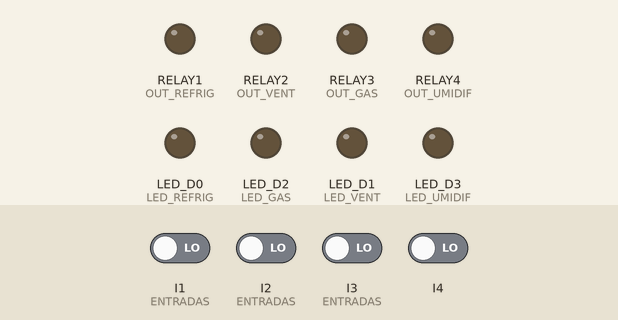
Recording of a sketch running on a simulated Arduino Opta. Parts: output pins drawn as LEDs (lit = HIGH). The inputs (shaded band) are chosen by the test bench; at power-on: I1 (ENTRADAS), I2 (ENTRADAS), I3 (ENTRADAS), I4 LOW.

Above: at 1.2 s.
1.3 s: I1 (ENTRADAS) driven HIGH
At 1.7 s:
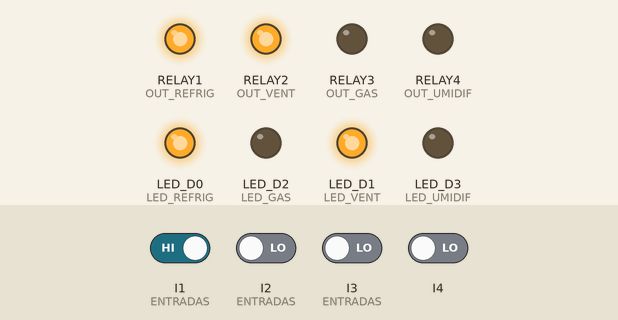
2.8 s: I3 (ENTRADAS) driven HIGH
At 4.0 s:
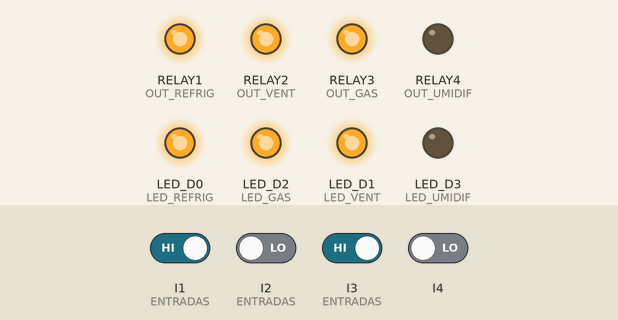
4.3 s: I4 driven HIGH
At 5.2 s:
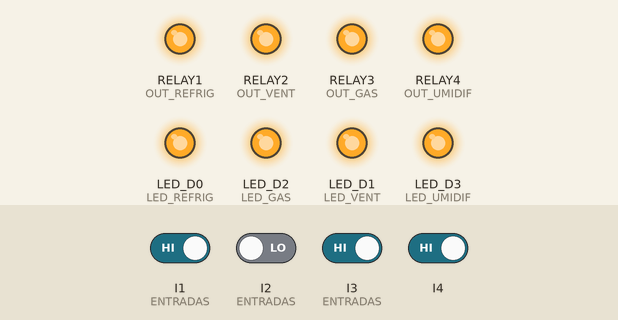
5.8 s: I1 (ENTRADAS) driven LOW
At 6.3 s:
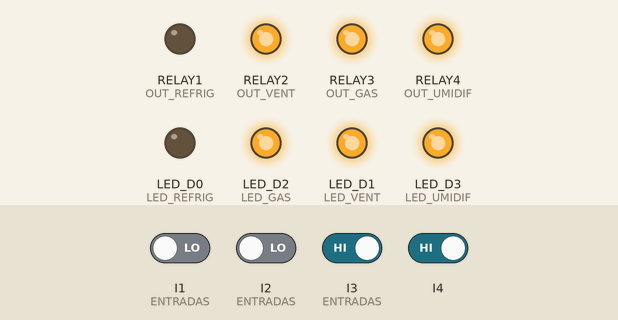
7.3 s: I3 (ENTRADAS) driven LOW
At 8.5 s:
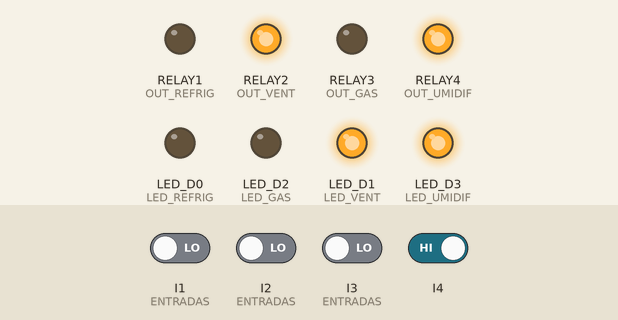
8.8 s: I1 (ENTRADAS) driven HIGH
At 9.9 s:
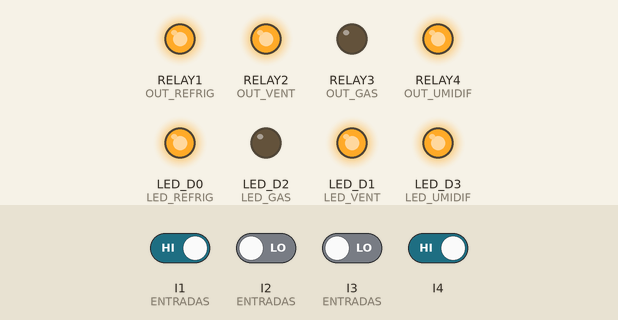
Timing chart, 0 to 11.3 s (numbered marks = the images above; inputs shaded):
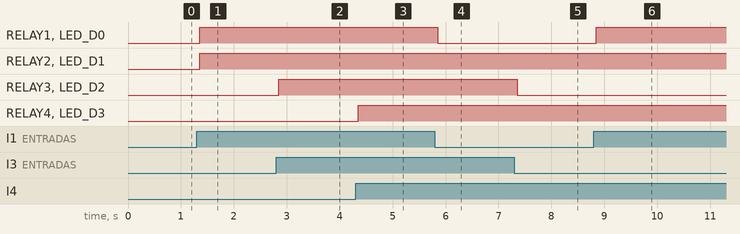

Measured:
- after the input at 1.3 s, RELAY1 (OUT_REFRIG), RELAY2 (OUT_VENT), LED_D0 (LED_REFRIG), LED_D1 (LED_VENT): LOW → HIGH after 0.05 s
- after the input at 2.8 s, RELAY3 (OUT_GAS), LED_D2 (LED_GAS): LOW → HIGH after 0.05 s
- after the input at 4.3 s, RELAY4 (OUT_UMIDIF), LED_D3 (LED_UMIDIF): LOW → HIGH after 0.05 s
- after the input at 5.8 s, RELAY1 (OUT_REFRIG), LED_D0 (LED_REFRIG): HIGH → LOW after 0.05 s
- after the input at 7.3 s, RELAY3 (OUT_GAS), LED_D2 (LED_GAS): HIGH → LOW after 0.05 s
- after the input at 8.8 s, RELAY1 (OUT_REFRIG), LED_D0 (LED_REFRIG): LOW → HIGH after 0.05 s

The sketch:

sketch_disbraban_offline_V1.2.ino
```cpp
/*
  ======================================================================
  AX CONTROL - FASE 1: LIGAÇÃO PURIFICADA DE CAMPO
  - Gás totalmente manual (passthrough sem timer)
  - Intertravamento de ventilação mantido
  - LEDs do painel frontal sincronizados com os relés
  ======================================================================
*/

#include <Arduino.h>

// --- MAPEAMENTO DE ENTRADAS ---
const int IN_REFRIG  = A0; // I1: Chave Refrigeração
const int IN_VENT    = A1; // I2: Chave Ventilação
const int IN_GAS     = A2; // I3: Chave Gás Etil (Sem Timer)
const int IN_UMIDIF  = A3; // I4: Chave Umidificador

// --- MAPEAMENTO DE SAÍDAS (Relés Físicos) ---
const int OUT_REFRIG = D0; // Vai para o R1 (Sitrad)
const int OUT_VENT   = D1; // Vai para o R2 (Ventilação)
const int OUT_GAS    = D2; // Vai para o R3 (Gás Etil)
const int OUT_UMIDIF = D3; // Vai para o R4 (Umidificador)

// --- MAPEAMENTO DE SAÍDAS (LEDs do Painel Frontal) ---
const int LED_REFRIG = LED_D0;
const int LED_VENT   = LED_D1;
const int LED_GAS    = LED_D2;
const int LED_UMIDIF = LED_D3;

// --- CONFIGURAÇÃO DE DEBOUNCE ANTI-RUÍDO ---
const int NUM_ENTRADAS = 4;
const int ENTRADAS[NUM_ENTRADAS] = {IN_REFRIG, IN_VENT, IN_GAS, IN_UMIDIF};

const unsigned long DEBOUNCE_DELAY = 50;
bool estadoEstavel[NUM_ENTRADAS] = {LOW, LOW, LOW, LOW};
bool ultimoLeitura[NUM_ENTRADAS] = {LOW, LOW, LOW, LOW};
unsigned long ultimoTempoDebounce[NUM_ENTRADAS] = {0, 0, 0, 0};

void setup() {
  Serial.begin(115200);

  // Configuração das Entradas
  for (int i = 0; i < NUM_ENTRADAS; i++) {
    pinMode(ENTRADAS[i], INPUT);
  }

  // Configuração dos Relés de Potência
  pinMode(OUT_REFRIG, OUTPUT);
  pinMode(OUT_VENT, OUTPUT);
  pinMode(OUT_GAS, OUTPUT);
  pinMode(OUT_UMIDIF, OUTPUT);

  // Configuração dos LEDs do Painel
  pinMode(LED_REFRIG, OUTPUT);
  pinMode(LED_VENT, OUTPUT);
  pinMode(LED_GAS, OUTPUT);
  pinMode(LED_UMIDIF, OUTPUT);

  // Garantia de Segurança: Força TUDO a iniciar desligado
  digitalWrite(OUT_REFRIG, LOW); digitalWrite(LED_REFRIG, LOW);
  digitalWrite(OUT_VENT, LOW);   digitalWrite(LED_VENT, LOW);
  digitalWrite(OUT_GAS, LOW);    digitalWrite(LED_GAS, LOW);
  digitalWrite(OUT_UMIDIF, LOW); digitalWrite(LED_UMIDIF, LOW);
}

void loop() {
  unsigned long agora = millis();

  // ========================================================================
  // 1. LEITURA FÍSICA DAS CHAVES (FILTRO DE RUÍDO EM LOOP)
  // ========================================================================
  for (int i = 0; i < NUM_ENTRADAS; i++) {
    bool leituraAtual = digitalRead(ENTRADAS[i]);

    if (leituraAtual != ultimoLeitura[i]) {
      ultimoTempoDebounce[i] = agora;
    }

    if ((agora - ultimoTempoDebounce[i]) > DEBOUNCE_DELAY) {
      estadoEstavel[i] = leituraAtual;
    }

    ultimoLeitura[i] = leituraAtual;
  }

  // Captura dos estados estabilizados
  bool chaveRefrig = estadoEstavel[0]; // I1 (A0)
  bool chaveVent   = estadoEstavel[1]; // I2 (A1)
  bool chaveGas    = estadoEstavel[2]; // I3 (A2)
  bool chaveUmidif = estadoEstavel[3]; // I4 (A3)

  // ========================================================================
  // 2. LÓGICA DE INTERTRAVAMENTO INDUSTRIAL
  // ========================================================================
  bool comandoRefrig = chaveRefrig;
  bool comandoVent   = chaveVent;
  bool comandoGas    = chaveGas;
  bool comandoUmidif = chaveUmidif;

  // Regra 1: Refrigeração exige ventilação ligada
  if (comandoRefrig) {
    comandoVent = true;
  }

  // Regra 2: Umidificador exige ventilação ligada
  if (comandoUmidif) {
    comandoVent = true;
  }

  // ========================================================================
  // 3. ACIONAMENTO DE POTÊNCIA (RELÉS FÍSICOS)
  // ========================================================================
  digitalWrite(OUT_REFRIG, comandoRefrig ? HIGH : LOW);
  digitalWrite(OUT_VENT,   comandoVent   ? HIGH : LOW);
  digitalWrite(OUT_GAS,    comandoGas    ? HIGH : LOW);
  digitalWrite(OUT_UMIDIF, comandoUmidif ? HIGH : LOW);

  // ========================================================================
  // 4. ACIONAMENTO VISUAL (LEDs DO PAINEL)
  // ========================================================================
  digitalWrite(LED_REFRIG, comandoRefrig ? HIGH : LOW);
  digitalWrite(LED_VENT,   comandoVent   ? HIGH : LOW);
  digitalWrite(LED_GAS,    comandoGas    ? HIGH : LOW);
  digitalWrite(LED_UMIDIF, comandoUmidif ? HIGH : LOW);
}
```
